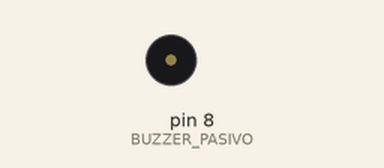
The sketch below on a simulated Arduino Uno, built with avr-gcc and run on an emulated ATmega328P. Parts: buzzer (waves = sounding).

Above: at 1.4 s.
At 9.02 s:
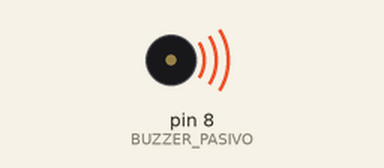
Timing chart, 0 to 9.5 s (numbered marks = the images above):
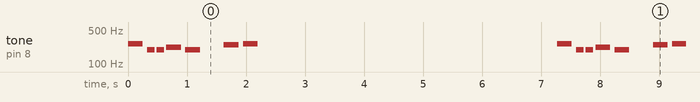

The sketch:

55_1_BuzzerPasivo_MelodiaPiPiPiPiPi.ino
```cpp
/*55.1.-Buzzer Pasivo: Este tipo de Buzzer recibe una señal, cuya frecuencia indicará a que tono debe de
sonar, por lo cual se le pueden programar melodías o secuencias de sonido. En este caso sonará la melodía
de Pi Pi Pi Pi Pi.*/

/*#define: Instrucción utilizada para crear constantes globales en el programa de Arduino siguiendo la
sintaxis descrita a continuación:
  #define nombreConstante valorConstante
En este caso las constantes indican todas las notas musicales que pueden sonar en el buzzer pasivo para
crear una melodía simulando como si se tuviera un piano de 88 teclas, que es el más común y contiene casi
todas las frecuencias de las 8 octavas musicales. Una octava es un intervalo musical que abarca ocho notas
consecutivas, esto incluye las notas naturales do, re, mi, fa, sol, la, si y sus correspondientes
sostenidos o bemoles, donde la frecuencia de una nota en una octava superior es del doble en su equivalente
de la misma nota pero en una octava inferior. Cuanto mayor sea la frecuencia de una onda sonora, más agudo
será el sonido percibido y viceversa.*/
//OCTAVA CERO: Sonidos más graves.
#define NOTE_La0   27    //1.-A0:   Nota La   indicada en 27 Hz.
#define NOTE_LaS0  29    //2.-AS0:  Nota La Sostenido/Si Bemol indicada en 29 Hz.
#define NOTE_Si0   31    //3.-B0:   Nota Si   indicada en 31 Hz.
//PRIMERA OCTAVA:
#define NOTE_Do1   33    //4.-C1:   Nota Do   indicada en 33 Hz.
#define NOTE_DoS1  35    //5.-CS1:  Nota Do Sostenido/Re Bemol indicada en 35 Hz.
#define NOTE_Re1   37    //6.-D1:   Nota Re   indicada en 37 Hz.
#define NOTE_ReS1  39    //7.-DS1:  Nota Re Sostenido/Mi Bemol indicada en 39 Hz.
#define NOTE_Mi1   41    //8.-E1:   Nota Mi   indicada en 41 Hz.
#define NOTE_Fa1   44    //9.-F1:   Nota Fa   indicada en 44 Hz.
#define NOTE_FaS1  46    //10.-FS1: Nota Fa Sostenido/Sol Bemol indicada en 46 Hz.
#define NOTE_Sol1  49    //11.-G1:  Nota Sol  indicada en 49 Hz.
#define NOTE_SolS1 52    //12.-GS1: Nota Sol Sostenido/La Bemol indicada en 52 Hz.
#define NOTE_La1   55    //13.-A1:  Nota La   indicada en 55 Hz.
#define NOTE_LaS1  58    //14.-AS1: Nota La Sostenido/Si Bemol indicada en 58 Hz.
#define NOTE_Si1   62    //15.-B1:  Nota Si   indicada en 62 Hz.
//SEGUNDA OCTAVA:
#define NOTE_Do2   65    //16.-C2:  Nota Do   indicada en 65 Hz.
#define NOTE_DoS2  69    //17.-CS2: Nota Do Sostenido/Re Bemol indicada en 69 Hz.
#define NOTE_Re2   73    //18.-D2:  Nota Re   indicada en 73 Hz.
#define NOTE_ReS2  78    //19.-DS2: Nota Re Sostenido/Mi Bemol indicada en 78 Hz.
#define NOTE_Mi2   82    //20.-E2:  Nota Mi   indicada en 82 Hz.
#define NOTE_Fa2   87    //21.-F2:  Nota Fa   indicada en 87 Hz.
#define NOTE_FaS2  93    //22.-FS2: Nota Fa Sostenido/Sol Bemol indicada en 93 Hz.
#define NOTE_Sol2  98    //23.-G2:  Nota Sol  indicada en 98 Hz.
#define NOTE_SolS2 104   //24.-GS2: Nota Sol Sostenido/La Bemol indicada en 104 Hz.
#define NOTE_La2   110   //25.-A2:  Nota La   indicada en 110 Hz.
#define NOTE_LaS2  117   //26.-AS2: Nota La Sostenido/Si Bemol indicada en 117 Hz.
#define NOTE_Si2   123   //27.-B2:  Nota Si   indicada en 123 Hz.
//TERCERA OCTAVA:
#define NOTE_Do3   131   //28.-C3:  Nota Do   indicada en 131 Hz.
#define NOTE_DoS3  139   //29.-CS3: Nota Do Sostenido/Re Bemol indicada en 139 Hz.
#define NOTE_Re3   147   //30.-D3:  Nota Re   indicada en 147 Hz.
#define NOTE_ReS3  156   //31.-DS3: Nota Re Sostenido/Mi Bemol indicada en 156 Hz.
#define NOTE_Mi3   165   //32.-E3:  Nota Mi   indicada en 165 Hz.
#define NOTE_Fa3   175   //33.-F3:  Nota Fa   indicada en 175 Hz.
#define NOTE_FaS3  185   //34.-FS3: Nota Fa Sostenido/Sol Bemol indicada en 185 Hz.
#define NOTE_Sol3  196   //35.-G3:  Nota Sol  indicada en 196 Hz.
#define NOTE_SolS3 208   //36.-GS3: Nota Sol Sostenido/La Bemol indicada en 208 Hz.
#define NOTE_La3   220   //37.-A3:  Nota La   indicada en 220 Hz.
#define NOTE_LaS3  233   //38.-AS3: Nota La Sostenido/Si Bemol indicada en 233 Hz.
#define NOTE_Si3   247   //39.-B3:  Nota Si   indicada en 247 Hz.
//CUARTA OCTAVA:
#define NOTE_Do4   262   //40.-C4:  Nota Do   indicada en 262 Hz.
#define NOTE_DoS4  277   //41.-CS4: Nota Do Sostenido/Re Bemol indicada en 277 Hz.
#define NOTE_Re4   294   //42.-D4:  Nota Re   indicada en 294 Hz.
#define NOTE_ReS4  311   //43.-DS4: Nota Re Sostenido/Mi Bemol indicada en 311 Hz.
#define NOTE_Mi4   330   //44.-E4:  Nota Mi   indicada en 330 Hz.
#define NOTE_Fa4   349   //45.-F4:  Nota Fa   indicada en 349 Hz.
#define NOTE_FaS4  370   //46.-FS4: Nota Fa Sostenido/Sol Bemol indicada en 370 Hz.
#define NOTE_Sol4  392   //47.-G4:  Nota Sol  indicada en 392 Hz.
#define NOTE_SolS4 415   //48.-GS4: Nota Sol Sostenido/La Bemol indicada en 415 Hz.
#define NOTE_La4   440   //49.-A4:  Nota La   indicada en 440 Hz.
#define NOTE_LaS4  466   //50.-AS4: Nota La Sostenido/Si Bemol indicada en 466 Hz.
#define NOTE_Si4   494   //51.-B4:  Nota Si   indicada en 494 Hz.
//QUINTA OCTAVA:
#define NOTE_Do5   523   //52.-C5:  Nota Do   indicada en 523 Hz.
#define NOTE_DoS5  554   //53.-CS5: Nota Do Sostenido/Re Bemol indicada en 554 Hz.
#define NOTE_Re5   587   //54.-D5:  Nota Re   indicada en 587 Hz.
#define NOTE_ReS5  622   //55.-DS5: Nota Re Sostenido/Mi Bemol indicada en 622 Hz.
#define NOTE_Mi5   659   //56.-E5:  Nota Mi   indicada en 659 Hz.
#define NOTE_Fa5   698   //57.-F5:  Nota Fa   indicada en 698 Hz.
#define NOTE_FaS5  740   //58.-FS5: Nota Fa Sostenido/Sol Bemol indicada en 740 Hz.
#define NOTE_Sol5  784   //59.-G5:  Nota Sol  indicada en 784 Hz.
#define NOTE_SolS5 831   //60.-GS5: Nota Sol Sostenido/La Bemol indicada en 831 Hz.
#define NOTE_La5   880   //61.-A5:  Nota La   indicada en 880 Hz.
#define NOTE_LaS5  932   //62.-AS5: Nota La Sostenido/Si Bemol indicada en 932 Hz.
#define NOTE_Si5   988   //63.-B5:  Nota Si   indicada en 988 Hz.
//SEXTA OCTAVA:
#define NOTE_Do6   1047  //64.-C6:  Nota Do   indicada en 1047 Hz.
#define NOTE_DoS6  1109  //65.-CS6: Nota Do Sostenido/Re Bemol indicada en 1109 Hz.
#define NOTE_Re6   1175  //66.-D6:  Nota Re   indicada en 1175 Hz.
#define NOTE_ReS6  1245  //67.-DS6: Nota Re Sostenido/Mi Bemol indicada en 1245 Hz.
#define NOTE_Mi6   1319  //68.-E6:  Nota Mi   indicada en 1319 Hz.
#define NOTE_Fa6   1397  //69.-F6:  Nota Fa   indicada en 1397 Hz.
#define NOTE_FaS6  1480  //70.-FS6: Nota Fa Sostenido/Sol Bemol indicada en 1480 Hz.
#define NOTE_Sol6  1568  //71.-G6:  Nota Sol  indicada en 1568 Hz.
#define NOTE_SolS6 1661  //72.-GS6: Nota Sol Sostenido/La Bemol indicada en 1661 Hz.
#define NOTE_La6   1760  //73.-A6:  Nota La   indicada en 1760 Hz.
#define NOTE_LaS6  1865  //74.-AS6: Nota La Sostenido/Si Bemol indicada en 1865 Hz.
#define NOTE_Si6   1976  //75.-B6:  Nota Si   indicada en 1976 Hz.
//SÉPTIMA OCTAVA:
#define NOTE_Do7   2093  //76.-C7:  Nota Do   indicada en 2093 Hz.
#define NOTE_DoS7  2217  //77.-CS7: Nota Do Sostenido/Re Bemol indicada en 2217 Hz.
#define NOTE_Re7   2349  //78.-D7:  Nota Re   indicada en 2349 Hz.
#define NOTE_ReS7  2489  //79.-DS7: Nota Re Sostenido/Mi Bemol indicada en 2489 Hz.
#define NOTE_Mi7   2637  //80.-E7:  Nota Mi   indicada en 2637 Hz.
#define NOTE_Fa7   2794  //81.-F7:  Nota Fa   indicada en 2794 Hz.
#define NOTE_FaS7  2960  //82.-FS7: Nota Fa Sostenido/Sol Bemol indicada en 2960 Hz.
#define NOTE_Sol7  3136  //83.-G7:  Nota Sol  indicada en 3136 Hz.
#define NOTE_SolS7 3322  //84.-GS7: Nota Sol Sostenido/La Bemol indicada en 3322 Hz.
#define NOTE_La7   3520  //85.-A7:  Nota La   indicada en 3520 Hz.
#define NOTE_LaS7  3729  //86.-AS7: Nota La Sostenido/Si Bemol indicada en 3729 Hz.
#define NOTE_Si7   3951  //87.-B7:  Nota Si   indicada en 3951 Hz.
//OCTAVA OCTAVA: Sonidos más agudos.
#define NOTE_Do8   4186  //88.-C8:  Nota Do   indicada en 4186 Hz.
#define REST       0
/*Pin digital del Buzzer Pasivo = 8*/
#define BUZZER_PASIVO 8

//CANCIÓN DE MENTADA DE MADRE PI PI PI PI PI:
int melodia [] = {
  NOTE_Do4, NOTE_Sol3, NOTE_Sol3, NOTE_La3, NOTE_Sol3, 0, NOTE_Si3, NOTE_Do4
};
//Las duraciones de las notas se realiza al dividir un segundo en fracciones, osea 1/4, 1/8, etc.
int duraciones [] = {
  4, 8, 8, 4, 4, 4, 4, 4
};

//CONFIGURACIÓN DE LOS PINES Y LA COMUNICACIÓN SERIAL
void setup() {
  /*En esta parte del código Arduino se indican los puertos de salida, de entrada y la velocidad
  de la comunicación serial*/
  /*pinMode(): Método que indica cuales pines del Arduino son entradas y cuales son salidas:
      - primer parámetro: Indica el pin de Arduino que será asignado como salida o entrada.
      - segundo parámetro: Usa la instrucción OUTPUT para indicar que el pin es una salida o
        INPUT para indicar que el pin es una entrada.
  El número del pin que recibe este método como primer parámetro se puede declarar directamente
  como un número o se puede declarar al inicio del programa como una variable.*/
  pinMode(BUZZER_PASIVO, OUTPUT); //La constante BUZZER_PASIVO asignada al pin digital 8 es una salida.
}

//EJECUCIÓN DEL PROGRAMA EN UN BUCLE INFINITO
void loop() {
  for(int i = 0; i < 8; i++){
    int duracion = 1000/duraciones[i]; //Operación para indicar todas las duraciones en segundos.
    /*tone(): Método que permite mandar una señal con una frecuencia específica, que además dure un
    tiempo determinado, recibe como parámetros lo siguiente:
      - Primer parámetro: Pin, este será cualquier pin digital.
      - Segundo parámetro: Frecuencia, indicada en Hertz (ciclos/segundo).
      - Tercer parámetro: Duración, indicada en milisegundos.*/
    tone(BUZZER_PASIVO, melodia[i], duracion);
    int pausa = duracion * 1.3;
    /*delay(ms): Método que detiene la ejecución del programa un cierto tiempo dado en milisegundos.*/
    delay(pausa);
    /*noTone(): Método que permite detener la señal mandada a un pin específico previamente mandada a
    través del método tone():
      - Primer parámetro: Pin, este será cualquier pin digital al que previamente
        se haya aplicado el método tone().*/
    noTone(BUZZER_PASIVO);
  }
  delay(5000);
}
```

Measured:
- by itself, tone on pin 8 (BUZZER_PASIVO): repeats every 7.3 s: silent 0.08 s, 2 × (196 Hz 0.13 s, silent 0.04 s), 220 Hz 0.25 s, silent 0.08 s, 196 Hz 0.25 s, silent 0.40 s, 247 Hz 0.25 s, silent 0.08 s, 262 Hz 0.25 s, silent 5.1 s, 262 Hz 0.25 s
